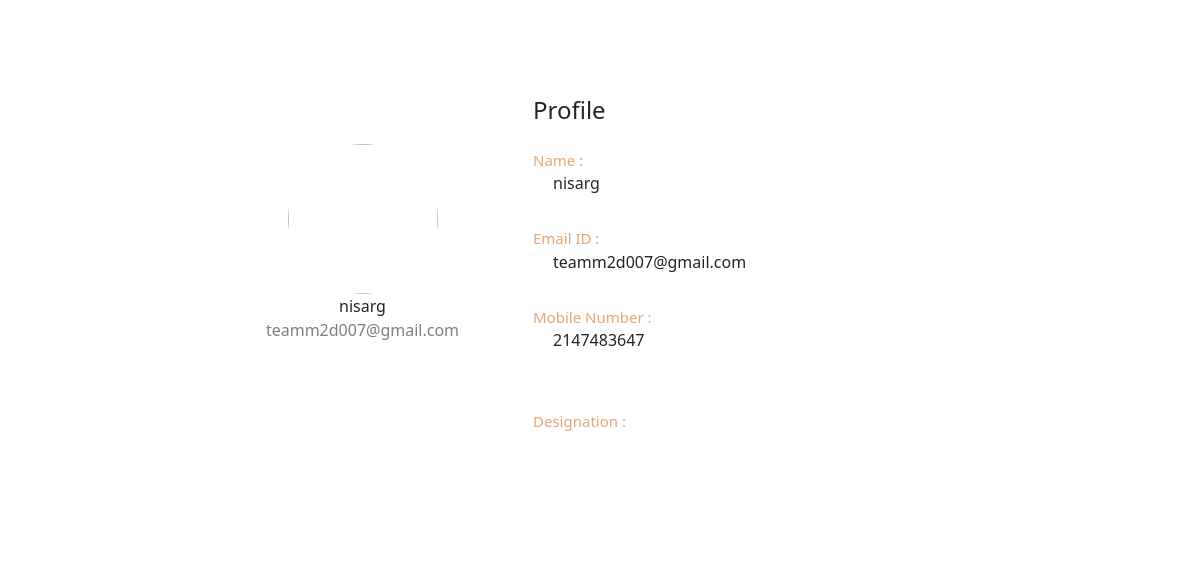
The app's page /profile1.php (signed in) with its own data.
### tables this page shows
CREATE TABLE `promoter` (
  `id` int(11) NOT NULL,
  `ownername` varchar(100) NOT NULL,
  `productname` varchar(100) DEFAULT NULL,
  `startupname` varchar(100) DEFAULT NULL,
  `amount` int(11) DEFAULT NULL,
  `equity` int(11) DEFAULT NULL,
  `email` varchar(100) NOT NULL,
  `password` varchar(255) NOT NULL,
  `mno` int(10) DEFAULT NULL,
  `desc` varchar(255) DEFAULT NULL,
  `gender` tinyint(1) DEFAULT NULL,
  `education` varchar(50) DEFAULT NULL,
  `designation` varchar(50) DEFAULT NULL
);

### profile1.php (the view, shortened to what this page needs)
<?php
include 'dbconnect.php';
    $user = $_SESSION['username'];
    $sql = "SELECT * FROM promoter WHERE ownername = '$user'";
    $result = mysqli_query($conn,$sql);
    $check=mysqli_fetch_assoc($result);
?>
<html>
<head>
    <link rel="stylesheet" href="in.css">
    <link rel="stylesheet" href="https://cdn.jsdelivr.net/npm/bootstrap@5.0.0-alpha1/dist/css/bootstrap.min.css">
    <link rel="stylesheet" href="https://cdn.jsdelivr.net/npm/bootstrap@5.0.0-alpha1/dist/js/bootstrap.bundle.min.js">
    <link rel="stylesheet" href="https://cdnjs.cloudflare.com/ajax/libs/jquery/3.2.1/jquery.min.js">
</head>
<body>
    <div class="container rounded bg-white mt-5 mb-5">
        <div class="row jus">
            <div class="col-md-3 border-right">
                <div class="d-flex flex-column align-items-center text-center p-3 py-5"><img class="rounded-circle mt-5"
                        width="150px"
                        src="https://st3.depositphotos.com/15648834/17930/v/600/depositphotos_179308454-stock-illustration-unknown-person-silhouette-glasses-profile.jpg"><span
                        class="font-weight-bold">      <?php
                                echo $check["ownername"];
                        ?></span><span
                        class="text-black-50">      <?php
                                echo $check["email"];
                        ?></span><span> </span></div>
            </div>
            <div class="col-md-5 border-right">
                <div class="p-3 py-5">
                    <div class="d-flex justify-content-between align-items-center mb-3">
                        <h4 class="text-right">Profile</h4>
                    </div>
                    <div class="row mt-2">
                        <div class="col-md-6"><label class="labels">Name :</label><div> <p><?php echo $_SESSION['username']; ?></p></div>
                    </div>
                    <div class="row mt-3">
                        <div class="col-md-12"><label class="labels">Email ID :</label><div>
                            <p>
                                <?php
                                echo $check["email"];
                        ?>
                    </p>
                </div>
                    </div>
                    <div class="row mt-3">
                        <div class="col-md-12"><label class="labels">Mobile Number :</label><div> <p>      <?php
                                echo $check["mno"];
                        ?></p></div>
                    </div>
                    <div class="row mt-3">
                        <div class="col-md-6"><label class="labels">Designation : </label><div> <p></p></div>
                    </div>
                </div>
            </div>
        </div>
    </div>
    </div>
    </div>
</body>
</html>

### in.css (style rules this page uses)
body { background: rgb(99, 39, 120) }
.labels { font-size: 15px; color:rgb(230, 165, 118); }
.jus { display: flex; justify-content: center; }
.row { margin: 10px; }
.row p { margin-left: 20px; }

### records on screen
promoter: ownername "nisarg", email "teamm2d007@gmail.com", mno "2147483647"

### other values on screen
$_SESSION['username'] "nisarg"
